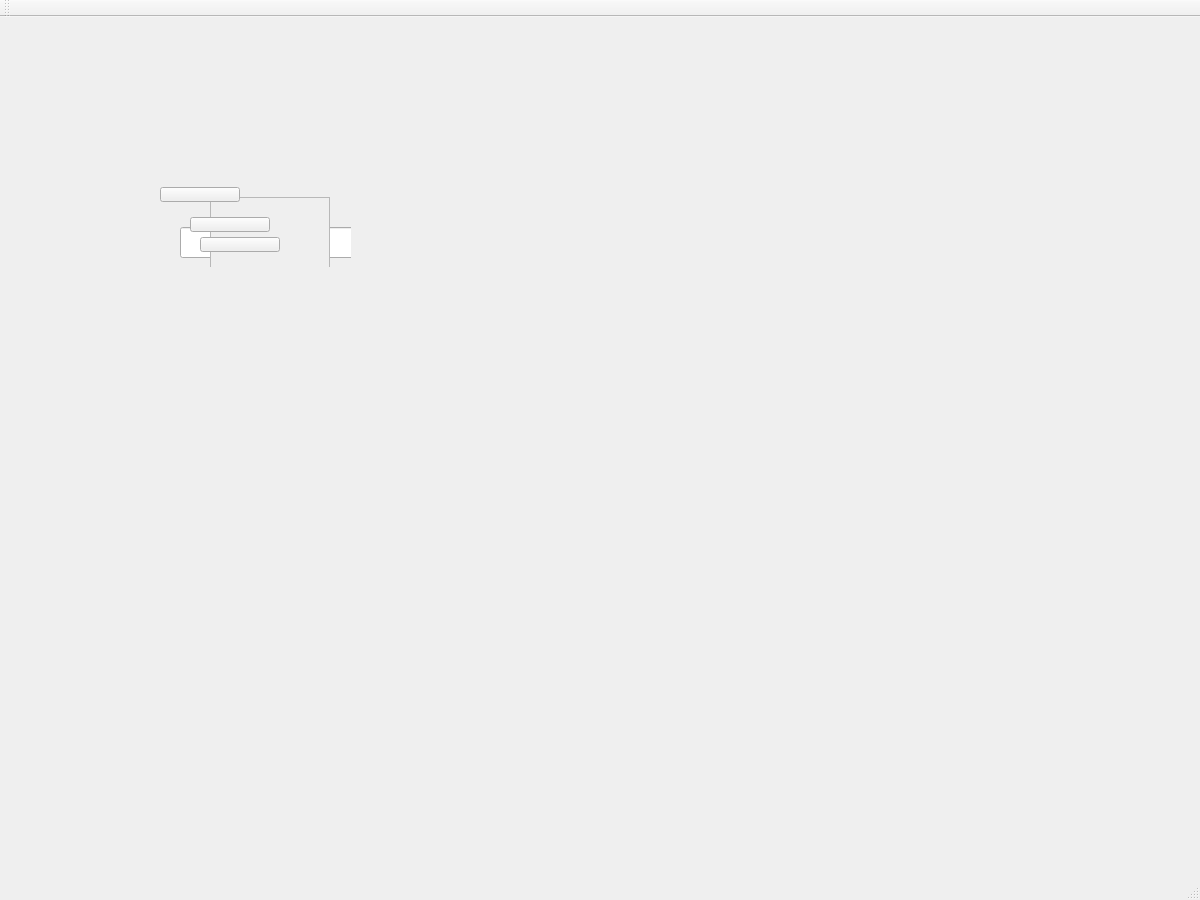
<?xml version="1.0" encoding="UTF-8"?>
<ui version="4.0">
 <class>MainWindow</class>
 <widget class="QMainWindow" name="MainWindow">
  <property name="geometry">
   <rect>
    <x>0</x>
    <y>0</y>
    <width>1200</width>
    <height>900</height>
   </rect>
  </property>
  <property name="windowTitle">
   <string>Waagle</string>
  </property>
  <widget class="QWidget" name="centralWidget">
   <widget class="QStackedWidget" name="stackedWidget">
    <property name="geometry">
     <rect>
      <x>160</x>
      <y>170</y>
      <width>191</width>
      <height>80</height>
     </rect>
    </property>
    <property name="currentIndex">
     <number>1</number>
    </property>
    <widget class="QWidget" name="page_4">
     <widget class="QLabel" name="load">
      <property name="geometry">
       <rect>
        <x>40</x>
        <y>50</y>
        <width>41</width>
        <height>9</height>
       </rect>
      </property>
      <property name="text">
       <string/>
      </property>
     </widget>
     <widget class="QLabel" name="logo_4">
      <property name="geometry">
       <rect>
        <x>30</x>
        <y>20</y>
        <width>41</width>
        <height>9</height>
       </rect>
      </property>
      <property name="text">
       <string/>
      </property>
     </widget>
     <widget class="QPushButton" name="pushButton_2">
      <property name="geometry">
       <rect>
        <x>70</x>
        <y>0</y>
        <width>80</width>
        <height>15</height>
       </rect>
      </property>
      <property name="text">
       <string/>
      </property>
     </widget>
    </widget>
    <widget class="QWidget" name="page">
     <widget class="QPushButton" name="search">
      <property name="geometry">
       <rect>
        <x>120</x>
        <y>40</y>
        <width>80</width>
        <height>15</height>
       </rect>
      </property>
      <property name="autoFillBackground">
       <bool>false</bool>
      </property>
      <property name="text">
       <string>search</string>
      </property>
      <property name="flat">
       <bool>false</bool>
      </property>
     </widget>
     <widget class="QLineEdit" name="lineEdit">
      <property name="geometry">
       <rect>
        <x>20</x>
        <y>40</y>
        <width>241</width>
        <height>31</height>
       </rect>
      </property>
     </widget>
     <widget class="QLabel" name="logo">
      <property name="geometry">
       <rect>
        <x>50</x>
        <y>-20</y>
        <width>181</width>
        <height>81</height>
       </rect>
      </property>
      <property name="text">
       <string/>
      </property>
     </widget>
     <widget class="QScrollArea" name="scrollArea">
      <property name="geometry">
       <rect>
        <x>50</x>
        <y>10</y>
        <width>120</width>
        <height>80</height>
       </rect>
      </property>
      <property name="widgetResizable">
       <bool>true</bool>
      </property>
      <widget class="QWidget" name="searchscroll">
       <property name="geometry">
        <rect>
         <x>0</x>
         <y>0</y>
         <width>118</width>
         <height>78</height>
        </rect>
       </property>
      </widget>
     </widget>
     <widget class="QPushButton" name="topage1_1">
      <property name="geometry">
       <rect>
        <x>30</x>
        <y>30</y>
        <width>80</width>
        <height>15</height>
       </rect>
      </property>
      <property name="text">
       <string/>
      </property>
     </widget>
     <widget class="QPushButton" name="topage2_1">
      <property name="geometry">
       <rect>
        <x>40</x>
        <y>50</y>
        <width>80</width>
        <height>15</height>
       </rect>
      </property>
      <property name="text">
       <string/>
      </property>
     </widget>
     <widget class="QPushButton" name="topage3_1">
      <property name="geometry">
       <rect>
        <x>0</x>
        <y>0</y>
        <width>80</width>
        <height>15</height>
       </rect>
      </property>
      <property name="text">
       <string/>
      </property>
     </widget>
    </widget>
    <widget class="QWidget" name="page_2">
     <widget class="QPushButton" name="topage1_2">
      <property name="geometry">
       <rect>
        <x>50</x>
        <y>30</y>
        <width>80</width>
        <height>15</height>
       </rect>
      </property>
      <property name="text">
       <string/>
      </property>
     </widget>
     <widget class="QPushButton" name="topage2_2">
      <property name="geometry">
       <rect>
        <x>110</x>
        <y>20</y>
        <width>80</width>
        <height>15</height>
       </rect>
      </property>
      <property name="text">
       <string/>
      </property>
     </widget>
     <widget class="QPushButton" name="topage3_2">
      <property name="geometry">
       <rect>
        <x>10</x>
        <y>0</y>
        <width>80</width>
        <height>15</height>
       </rect>
      </property>
      <property name="text">
       <string/>
      </property>
     </widget>
     <widget class="QScrollArea" name="scrollArea_2">
      <property name="geometry">
       <rect>
        <x>160</x>
        <y>40</y>
        <width>120</width>
        <height>80</height>
       </rect>
      </property>
      <property name="widgetResizable">
       <bool>true</bool>
      </property>
      <widget class="QWidget" name="searchscroll_6">
       <property name="geometry">
        <rect>
         <x>0</x>
         <y>0</y>
         <width>118</width>
         <height>78</height>
        </rect>
       </property>
      </widget>
     </widget>
     <widget class="QLabel" name="logo_2">
      <property name="geometry">
       <rect>
        <x>160</x>
        <y>10</y>
        <width>181</width>
        <height>81</height>
       </rect>
      </property>
      <property name="text">
       <string/>
      </property>
     </widget>
     <widget class="QLineEdit" name="lineEdit_2">
      <property name="geometry">
       <rect>
        <x>130</x>
        <y>70</y>
        <width>241</width>
        <height>31</height>
       </rect>
      </property>
     </widget>
     <widget class="QPushButton" name="search_2">
      <property name="geometry">
       <rect>
        <x>230</x>
        <y>70</y>
        <width>80</width>
        <height>15</height>
       </rect>
      </property>
      <property name="autoFillBackground">
       <bool>false</bool>
      </property>
      <property name="text">
       <string>search</string>
      </property>
      <property name="flat">
       <bool>false</bool>
      </property>
     </widget>
    </widget>
    <widget class="QWidget" name="page_3">
     <widget class="QPushButton" name="topage1_3">
      <property name="geometry">
       <rect>
        <x>40</x>
        <y>10</y>
        <width>80</width>
        <height>15</height>
       </rect>
      </property>
      <property name="text">
       <string/>
      </property>
     </widget>
     <widget class="QPushButton" name="topage2_3">
      <property name="geometry">
       <rect>
        <x>40</x>
        <y>30</y>
        <width>80</width>
        <height>15</height>
       </rect>
      </property>
      <property name="text">
       <string/>
      </property>
     </widget>
     <widget class="QPushButton" name="topage3_3">
      <property name="geometry">
       <rect>
        <x>40</x>
        <y>50</y>
        <width>80</width>
        <height>15</height>
       </rect>
      </property>
      <property name="text">
       <string/>
      </property>
     </widget>
     <widget class="QScrollArea" name="scrollArea_3">
      <property name="geometry">
       <rect>
        <x>170</x>
        <y>60</y>
        <width>120</width>
        <height>80</height>
       </rect>
      </property>
      <property name="widgetResizable">
       <bool>true</bool>
      </property>
      <widget class="QWidget" name="searchscroll_7">
       <property name="geometry">
        <rect>
         <x>0</x>
         <y>0</y>
         <width>118</width>
         <height>78</height>
        </rect>
       </property>
      </widget>
     </widget>
     <widget class="QLabel" name="logo_3">
      <property name="geometry">
       <rect>
        <x>170</x>
        <y>30</y>
        <width>181</width>
        <height>81</height>
       </rect>
      </property>
      <property name="text">
       <string/>
      </property>
     </widget>
     <widget class="QLineEdit" name="lineEdit_3">
      <property name="geometry">
       <rect>
        <x>140</x>
        <y>90</y>
        <width>241</width>
        <height>31</height>
       </rect>
      </property>
     </widget>
     <widget class="QPushButton" name="search_3">
      <property name="geometry">
       <rect>
        <x>240</x>
        <y>90</y>
        <width>80</width>
        <height>15</height>
       </rect>
      </property>
      <property name="autoFillBackground">
       <bool>false</bool>
      </property>
      <property name="text">
       <string>search</string>
      </property>
      <property name="flat">
       <bool>false</bool>
      </property>
     </widget>
    </widget>
   </widget>
  </widget>
  <widget class="QMenuBar" name="menuBar">
   <property name="geometry">
    <rect>
     <x>0</x>
     <y>0</y>
     <width>1200</width>
     <height>14</height>
    </rect>
   </property>
  </widget>
  <widget class="QToolBar" name="mainToolBar">
   <attribute name="toolBarArea">
    <enum>TopToolBarArea</enum>
   </attribute>
   <attribute name="toolBarBreak">
    <bool>false</bool>
   </attribute>
  </widget>
  <widget class="QStatusBar" name="statusBar"/>
 </widget>
 <layoutdefault spacing="6" margin="11"/>
 <resources/>
 <connections/>
</ui>
